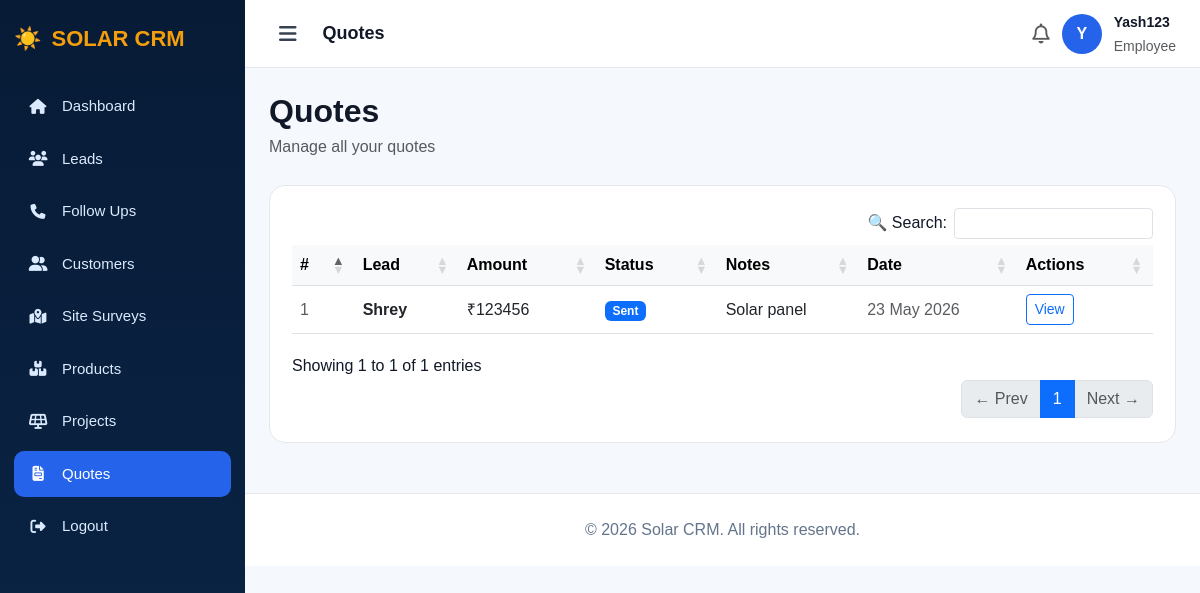
The page /quotes/ (signed in) on the database its author committed.
### app/models.py (models this page shows, shortened)
class Quote(models.Model):
    STATUS_CHOICES = [
        ('Draft', 'Draft'),
        ('Sent', 'Sent'),
        ('Accepted', 'Accepted'),
        ('Rejected', 'Rejected'),
    ]
    lead = models.ForeignKey(Lead, on_delete=models.CASCADE)
    amount = models.DecimalField(max_digits=12, decimal_places=2, default=0)
    status = models.CharField(max_length=50, choices=STATUS_CHOICES, default='Draft')
    notes = models.TextField(blank=True, null=True)
    created_at = models.DateTimeField(auto_now_add=True)

class Lead(models.Model):
    STATUS_CHOICES = [
        ('New', 'New'),
        ('Contacted', 'Contacted'),
        ('Qualified', 'Qualified'),
        ('Proposal', 'Proposal'),
        ('Won', 'Won'),
        ('Lost', 'Lost'),
    ]
    name = models.CharField(max_length=100)
    email = models.EmailField()
    phone = models.CharField(max_length=15)
    description = models.TextField(blank=True, null=True)
    status = models.CharField(max_length=50, choices=STATUS_CHOICES, default='New')
    budget = models.DecimalField(max_digits=12, decimal_places=2, default=0)
    created_at = models.DateTimeField(auto_now_add=True)
    assigned_to = models.ForeignKey(User, on_delete=models.SET_NULL, null=True, blank=True, related_name='assigned_leads')
    monthly_bill = models.DecimalField(max_digits=10, decimal_places=2, null=True, blank=True)
    solar_kwh_required = models.DecimalField(max_digits=6, decimal_places=2, null=True, blank=True)

### app/views.py (the view)
# urls.py: path('quotes/', views.quotes, name='quotes'),
@login_required
def quotes(request):
    if request.user.is_superuser:
        quotes = Quote.objects.all().order_by('-created_at')
    else:
        quotes = Quote.objects.filter(lead__assigned_to=request.user).order_by('-created_at')
    return render(request, 'quotes.html', {'quotes': quotes})

### app/templates/quotes.html (shortened to what this page needs)
<!DOCTYPE html>
<html>
<head>
    <link href="https://cdn.jsdelivr.net/npm/bootstrap@5.3.0/dist/css/bootstrap.min.css" rel="stylesheet">
    <link href="https://cdnjs.cloudflare.com/ajax/libs/font-awesome/6.5.1/css/all.min.css" rel="stylesheet">
    <link rel="stylesheet" href="https://cdn.datatables.net/1.13.6/css/dataTables.bootstrap5.min.css">
    <link rel="stylesheet" href="https://cdn.datatables.net/buttons/2.4.1/css/buttons.bootstrap5.min.css">
</head>
<body>
<div class="sidebar" id="sidebar">
    <div class="brand">☀️ <span class="brand-text"><span>SOLAR</span> CRM</span></div>
    <div class="menu">
        <a href="/dashboard/"><i class="fa-solid fa-house"></i><span class="menu-label">Dashboard</span></a>
        <a href="/leads/"><i class="fa-solid fa-users"></i><span class="menu-label">Leads</span></a>
        <a href="/followups/"><i class="fa-solid fa-phone"></i><span class="menu-label">Follow Ups</span></a>
        <a href="/customers/"><i class="fa-solid fa-user-group"></i><span class="menu-label">Customers</span></a>
         <a href="/site-surveys/"><i class="fa-solid fa-map-location-dot"></i><span class="menu-label">Site Surveys</span></a>
         <a href="/products/"><i class="fa-solid fa-boxes-stacked"></i><span class="menu-label"> Products</span></a>
        <a href="/projects/"><i class="fa-solid fa-solar-panel"></i><span class="menu-label">Projects</span></a>
        <a href="/quotes/" class="active"><i class="fa-solid fa-file-invoice"></i><span class="menu-label">Quotes</span></a>
        <a href="/logout/"><i class="fa-solid fa-right-from-bracket"></i><span class="menu-label">Logout</span></a>
    </div>
</div>
<div class="main" id="main">
    <div class="topbar">
        <div class="d-flex align-items-center gap-3">
            <button class="hamburger" onclick="toggleSidebar()"><i class="fa-solid fa-bars"></i></button>
            <strong style="font-size:18px;">Quotes</strong>
        </div>
        <div class="admin-box">
            <i class="fa-regular fa-bell fs-5 text-muted"></i>
            <div class="avatar">{{ request.user.username|slice:":1"|upper }}</div>
            <div><strong style="font-size:14px;">{{ request.user.username }}</strong><br>
            <small class="text-muted">{% if request.user.is_superuser %}Admin{% else %}Employee{% endif %}</small></div>
        </div>
    </div>
    <div class="content">
        <div class="page-header">
            <div><h2>Quotes</h2><p class="text-muted mb-0">Manage all your quotes</p></div>
        </div>
        <div class="panel">
            {% if quotes %}
            <div class="table-responsive">
                <table id="dataTable" class="table table-hover align-middle mb-0">
                    <thead class="table-light">
                        <tr><th>#</th><th>Lead</th><th>Amount</th><th>Status</th><th>Notes</th><th>Date</th><th>Actions</th></tr>
                    </thead>
                    <tbody>
                        {% for q in quotes %}
                        <tr>
                            <td class="text-muted">{{ forloop.counter }}</td>
                            <td><strong>{{ q.lead.name }}</strong></td>
                            <td>₹{{ q.amount|floatformat:0 }}</td>
                            <td>
                                {% if q.status == 'Accepted' %}<span class="badge bg-success">{{ q.status }}</span>
                                {% elif q.status == 'Rejected' %}<span class="badge bg-danger">{{ q.status }}</span>
                                {% elif q.status == 'Sent' %}<span class="badge bg-primary">{{ q.status }}</span>
                                {% else %}<span class="badge bg-secondary">{{ q.status }}</span>{% endif %}
                            </td>
                            <td>{{ q.notes|default:"—"|truncatechars:40 }}</td>
                            <td class="text-muted">{{ q.created_at|date:"d M Y" }}</td>
                            <td>
                                <a href="/quotes/{{ q.id }}/view/" class="btn btn-sm btn-outline-primary">View</a>
                            </td>
                        </tr>
                        {% endfor %}
                    </tbody>
                </table>
            </div>
            {% else %}
            <div class="text-center py-5">
                <i class="fa-solid fa-file-invoice fa-3x text-muted mb-3"></i>
                <p class="text-muted">No quotes yet.</p>
                {% if request.user.is_superuser %}<a href="/quotes/add/" class="add-btn">+ Add First Quote</a>{% endif %}
            </div>
            {% endif %}
        </div>
    </div>
    <div class="footer">© 2026 Solar CRM. All rights reserved.</div>
</div>
</body>
</html>

### app/templates/quotes.html (style rules this page uses)
* { box-sizing: border-box; }
body { margin: 0; background: #f5f8fc; font-family: Arial, sans-serif; color: #111827; }
.sidebar { width: 245px; height: 100vh; position: fixed; left: 0; top: 0; background: linear-gradient(180deg, #071b36, #0b2547); color: white; padding: 22px 14px; overflow-y: auto; overflow-x: hidden; transition: width 0.3s ease; z-index: 1000; }
.brand { font-size: 22px; font-weight: 800; margin-bottom: 28px; display: flex; align-items: center; gap: 10px; white-space: nowrap; overflow: hidden; }
.brand span { color: #f59e0b; }
.menu a { display: flex; align-items: center; gap: 14px; padding: 12px 14px; margin-bottom: 6px; color: #dbeafe; text-decoration: none; border-radius: 10px; font-size: 15px; white-space: nowrap; overflow: hidden; transition: all 0.2s; }
.menu a i { flex-shrink: 0; width: 20px; text-align: center; }
.menu a.active, .menu a:hover { background: #2563eb; color: white; }
.main { margin-left: 245px; min-height: 100vh; transition: margin-left 0.3s ease; }
.topbar { height: 68px; background: white; border-bottom: 1px solid #e5e7eb; padding: 0 24px; display: flex; align-items: center; justify-content: space-between; position: sticky; top: 0; z-index: 999; }
.hamburger { cursor: pointer; font-size: 20px; color: #374151; background: none; border: none; padding: 6px 10px; border-radius: 8px; }
.admin-box { display: flex; align-items: center; gap: 12px; }
.avatar { width: 40px; height: 40px; border-radius: 50%; background: #2563eb; display: flex; align-items: center; justify-content: center; color: white; font-weight: bold; font-size: 16px; }
.content { padding: 24px; }
.page-header { display: flex; justify-content: space-between; align-items: center; margin-bottom: 26px; }
.page-header h2 { font-weight: 800; margin-bottom: 5px; }
.panel { background: white; border: 1px solid #e5e7eb; border-radius: 16px; padding: 22px; }
.footer { text-align: center; padding: 24px; color: #64748b; border-top: 1px solid #e5e7eb; background: white; margin-top: 26px; }

### rows shown on the page
Quote: lead.name "Shrey", amount "123456", status "Sent", notes "Solar panel", created_at "23 May 2026"

### other values the page prints
{{ request.user.username|slice:":1"|upper }} "Y"
{{ request.user.username }} "Yash123"
